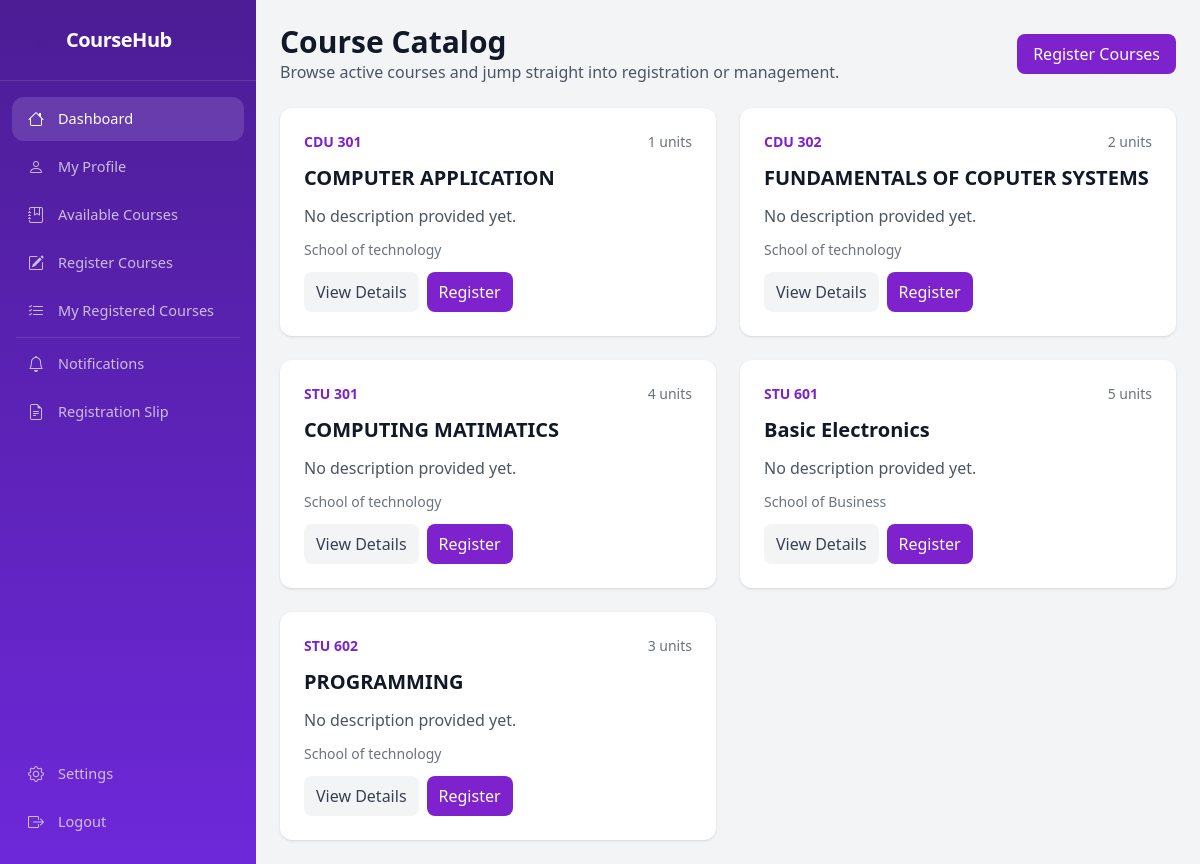
The app's page /courses/ (signed in), older data.
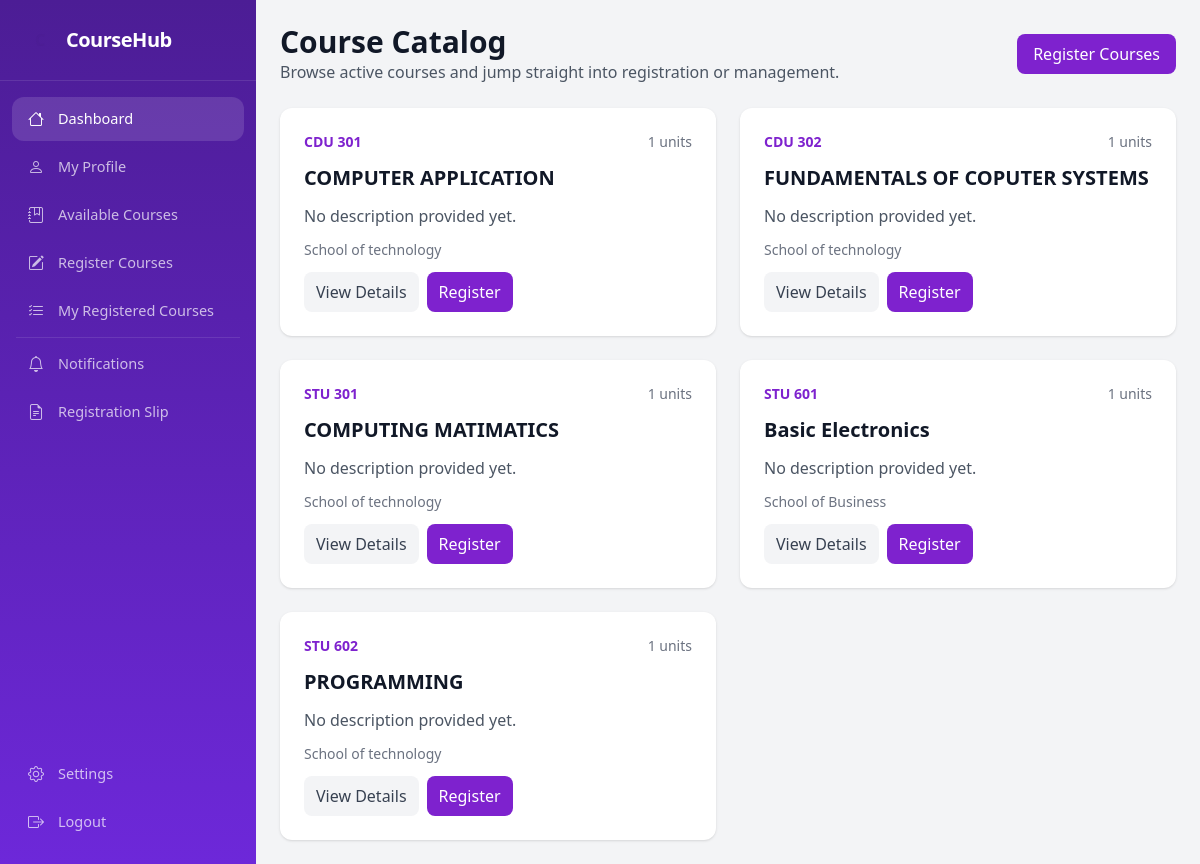
The same page, newer data.
### courses/models.py (models this page shows, shortened)
class Course(models.Model):
    department = models.ForeignKey(
        Department,
        on_delete=models.CASCADE,
        related_name='courses',
        verbose_name='Department/School',
        help_text='Select the department or school offering this course.',
    )
    code = models.CharField(max_length=20, unique=True)
    title = models.CharField(max_length=200)
    description = models.TextField(blank=True)
    credit_hours = models.PositiveIntegerField(
        default=3,
        verbose_name='Units',
        help_text='Number of credit units for this course.',
    )
    semester = models.CharField(max_length=50, blank=True)
    is_active = models.BooleanField(default=True)
    created_at = models.DateTimeField(auto_now_add=True)
    class Meta:
        verbose_name_plural = 'Courses'

### departments/models.py (models this page shows, shortened)
class Department(models.Model):
    name = models.CharField(max_length=150, unique=True)
    code = models.CharField(max_length=20, unique=True)
    description = models.TextField(blank=True)
    created_at = models.DateTimeField(auto_now_add=True)
    class Meta:
        verbose_name_plural = 'Departments'

### courses/views.py (the view)
# urls.py: path('', views.course_list, name='course_list'),
@login_required
def course_list(request):
    courses = Course.objects.filter(is_active=True).order_by('code')
    return render(request, 'courses/course_list.html', {'courses': courses})

### templates/courses/course_list.html (shortened to what this page needs)
{% extends 'base.html' %}
{% block content %}
<div class="max-w-7xl mx-auto p-6">
    <div class="flex flex-col gap-3 md:flex-row md:items-center md:justify-between mb-6">
        <div>
            <h1 class="text-3xl font-bold">Course Catalog</h1>
            <p class="text-gray-600">Browse active courses and jump straight into registration or management.</p>
        </div>
        <div class="flex flex-wrap gap-3">
            {% if user.is_authenticated and not user.is_staff %}
                <a href="{% url 'register_courses' %}" class="bg-purple-700 text-white px-4 py-2 rounded-lg hover:bg-purple-600">Register Courses</a>
            {% endif %}
        </div>
    </div>
    {% if courses %}
        <div class="grid gap-6 md:grid-cols-2 xl:grid-cols-3">
            {% for course in courses %}
                <div class="bg-white rounded-xl shadow p-6 flex flex-col gap-3">
                    <div class="flex items-center justify-between gap-3">
                        <span class="text-sm font-semibold text-purple-700">{{ course.code }}</span>
                        <span class="text-sm text-gray-500">{{ course.credit_hours }} units</span>
                    </div>
                    <h3 class="text-xl font-semibold">{{ course.title }}</h3>
                    <p class="text-gray-600">{{ course.description|default:'No description provided yet.'|truncatewords:20 }}</p>
                    <div class="text-sm text-gray-500">{{ course.department.name|default:'Department not assigned' }}</div>
                    <div class="mt-auto flex flex-wrap gap-2">
                        <a href="{% url 'course_detail' course.id %}" class="bg-gray-100 text-gray-700 px-3 py-2 rounded-lg hover:bg-gray-200">View Details</a>
                        {% if user.is_authenticated and not user.is_staff %}
                            <a href="{% url 'register_courses' %}" class="bg-purple-700 text-white px-3 py-2 rounded-lg hover:bg-purple-600">Register</a>
                        {% endif %}
                    </div>
                </div>
            {% endfor %}
        </div>
    {% else %}
        <div class="bg-white rounded-xl shadow p-6 text-gray-500">No active courses are available at the moment.</div>
    {% endif %}
</div>
{% endblock %}

Row changes from the older to the newer data that the page shows:
changed Course "FUNDAMENTALS OF COPUTER SYSTEMS": credit_hours "2" → "1"
changed Course "COMPUTING MATIMATICS": credit_hours "4" → "1"
changed Course "Basic Electronics": credit_hours "5" → "1"
changed Course "PROGRAMMING": credit_hours "3" → "1"
